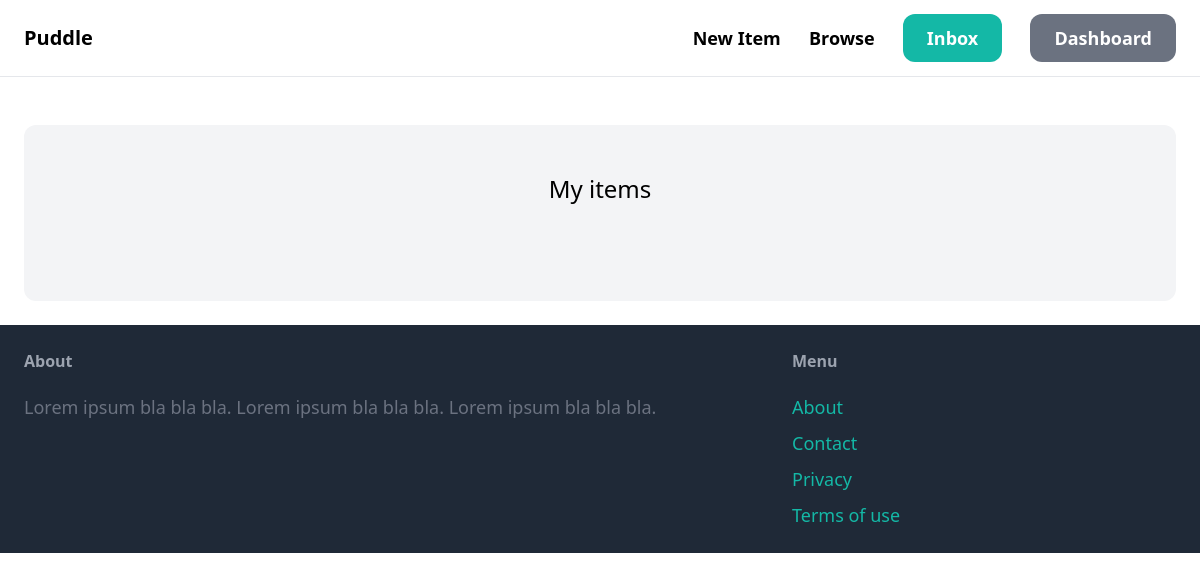
Page /dashboard/ (signed in) on the earlier database version.
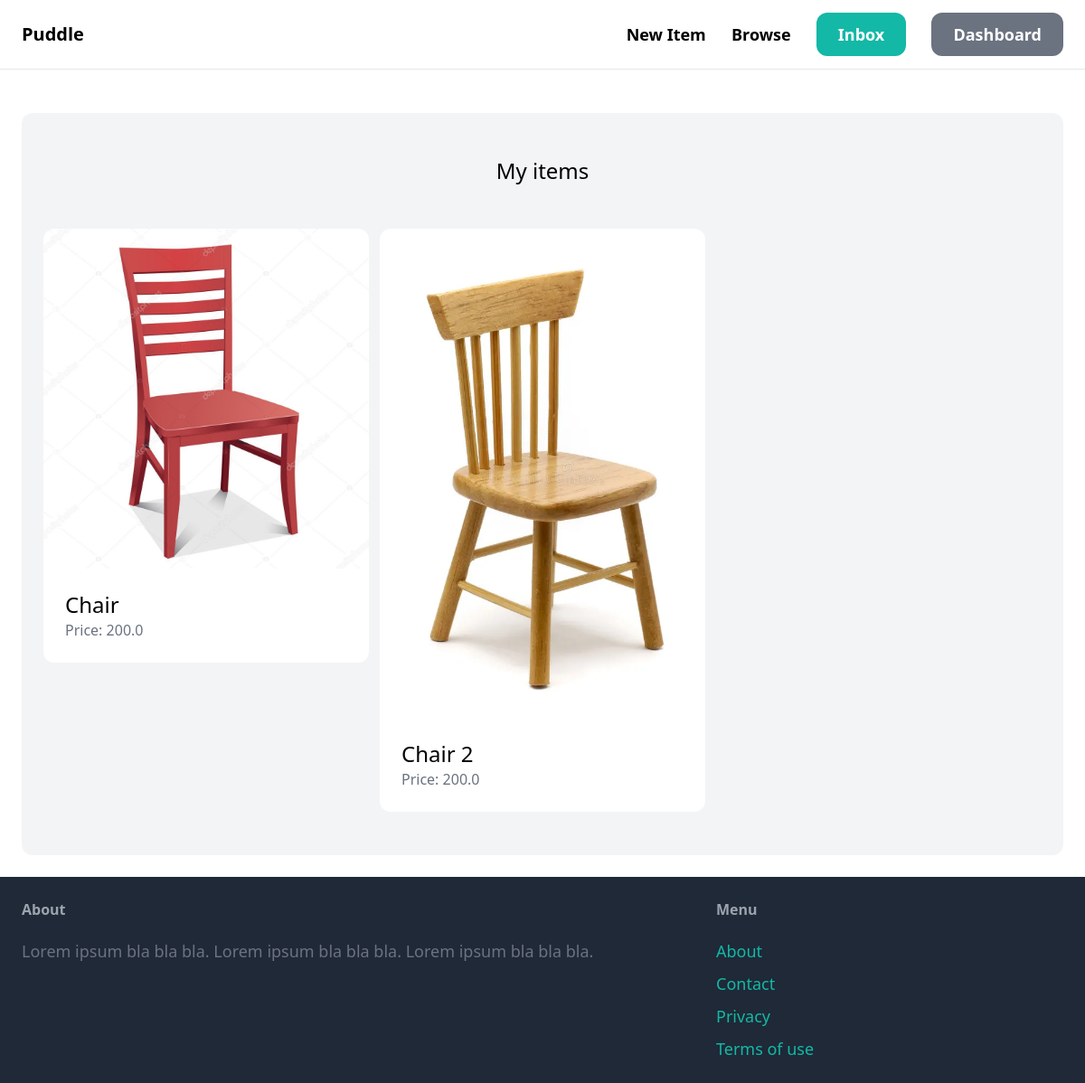
Same page on the later database version.
### item/models.py (models this page shows, shortened)
class Item(models.Model):
    category = models.ForeignKey(Category, related_name='items', on_delete=models.CASCADE)
    name = models.CharField(max_length=255)
    description = models.TextField(blank=True, null=True)
    price = models.FloatField()
    image = models.ImageField(upload_to='item_images', blank="True", null=True)
    is_sold = models.BooleanField(default=False)
    created_by = models.ForeignKey(User, related_name='items', on_delete=models.CASCADE)
    created_at = models.DateTimeField(auto_now_add=True)

### dashboard/views.py (the view)
# urls.py: path('', views.index, name='index'),
@login_required
def index(request):
    items = Item.objects.filter(created_by=request.user)
    return render (request, 'dashboard/index.html', {
        'items': items,
    })

### dashboard/templates/dashboard/index.html (shortened to what this page needs)
{% extends 'core/base.html' %}
{% block content %}
    <div class="mt-6 px-6 py-12 bg-gray-100 rounded-xl">
        <h2 class="mb-12 text-2xl text-center">My items</h2>
        <div class="grid grid-cols-3 gap-3">
           {% for item in items %}
            <div>
                <a href="{% url 'item:detail' item.id %}">
                    <div>
                        <img src="{{ item.image.url }}" class="rounded-t-xl">
                    </div>
                    <div class="p-6 bg-white rounded-b-xl">
                        <h2 class="text-2xl">{{ item.name }}</h2>
                        <p class="text-gray-500">Price: {{ item.price }}</p>
                    </div>
                </a>
            </div>
           {% endfor %}
        </div>
    </div>
{% endblock %}

### core/templates/core/base.html (shortened to what this page needs)
<!DOCTYPE html>
<html>
    <script src="https://cdn.tailwindcss.com"></script>
    <body>
        <nav class="py-6 px-6 flex justify-between items-center border-b border-gray-200">
            <a href="/" class="text-xl font-semibold">Puddle</a>
            <div class="space-x-6">
                <a href="{% url 'item:new' %}" class="text-lg font-semibold hover:text-gray-500">New Item</a>
                <a href="{% url 'item:items' %}" class="text-lg font-semibold hover:text-gray-500">Browse</a>
                {% if request.user.is_authenticated %}
                    <a href="{% url 'conversation:inbox' %}" class="px-6 py-3 text-lg font-semibold bg-teal-500 text-white rounded-xl hover:bg-teal-700">Inbox</a>
                    <a href="{% url 'dashboard:index' %}" class="px-6 py-3 text-lg font-semibold bg-gray-500 text-white rounded-xl hover:bg-gray-700">Dashboard</a>
                {% else %}
                    <a href="{% url 'core:signup' %}" class="px-6 py-3 text-lg font-semibold bg-teal-500 text-white rounded-xl hover:bg-teal-700">Sign up</a>
                    <a href="{% url 'core:login' %}" class="px-6 py-3 text-lg font-semibold bg-gray-500 text-white rounded-xl hover:bg-gray-700">Log in</a>
                {% endif %}
            </div>
        </nav>
        <div class="px-6 py-6">
            {% block content %}
            {% endblock %}
        </div>
        <footer class="py-6 px-6 flex justify-between bg-gray-800">
            <div class="w-2/3 pr-10">
                <h3 class="mb-5 font-semibold text-gray-400">About</h3>
                <p class="text-lg text-gray-500">Lorem ipsum bla bla bla. Lorem ipsum bla bla bla. Lorem ipsum bla bla bla.
            </div>
            <div class="w-1/3">
                <h3 class="mb-5 font-semibold text-gray-400">Menu</h3>
                <ul class="space-y-2">
                    <li><a href="#" class="text-lg text-teal-500 hover:text-teal-700">About</a></li>
                    <li><a href="{% url 'core:contact' %}" class="text-lg text-teal-500 hover:text-teal-700">Contact</a></li>
                    <li><a href="#" class="text-lg text-teal-500 hover:text-teal-700">Privacy</a></li>
                    <li><a href="#" class="text-lg text-teal-500 hover:text-teal-700">Terms of use</a></li>
                </ul>
            </div>
        </footer>
    </body>
</html>

Differences in the rows shown:
added Item: image (picture), name "Chair", price "200.0"
added Item: image (picture), name "Chair 2", price "200.0"
